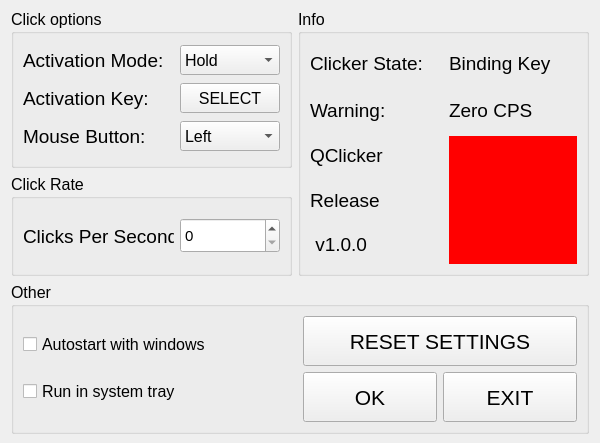
<?xml version="1.0" encoding="UTF-8"?>
<ui version="4.0">
 <class>MainWindow</class>
 <widget class="QMainWindow" name="MainWindow">
  <property name="geometry">
   <rect>
    <x>0</x>
    <y>0</y>
    <width>600</width>
    <height>443</height>
   </rect>
  </property>
  <property name="sizePolicy">
   <sizepolicy hsizetype="Fixed" vsizetype="Fixed">
    <horstretch>0</horstretch>
    <verstretch>0</verstretch>
   </sizepolicy>
  </property>
  <property name="minimumSize">
   <size>
    <width>600</width>
    <height>443</height>
   </size>
  </property>
  <property name="maximumSize">
   <size>
    <width>600</width>
    <height>443</height>
   </size>
  </property>
  <property name="font">
   <font>
    <pointsize>12</pointsize>
   </font>
  </property>
  <property name="windowTitle">
   <string>QClicker</string>
  </property>
  <widget class="QWidget" name="centralwidget">
   <layout class="QGridLayout" name="gridLayout">
    <item row="0" column="0">
     <layout class="QHBoxLayout" name="horizontalLayout_7">
      <item>
       <layout class="QVBoxLayout" name="verticalLayout_2">
        <item>
         <widget class="QGroupBox" name="groupBoxClickOptions">
          <property name="minimumSize">
           <size>
            <width>281</width>
            <height>0</height>
           </size>
          </property>
          <property name="font">
           <font>
            <pointsize>12</pointsize>
           </font>
          </property>
          <property name="title">
           <string>Click options</string>
          </property>
          <layout class="QVBoxLayout" name="verticalLayout">
           <item>
            <layout class="QHBoxLayout" name="horizontalLayout">
             <property name="sizeConstraint">
              <enum>QLayout::SizeConstraint::SetDefaultConstraint</enum>
             </property>
             <item>
              <widget class="QLabel" name="labelActivationMode">
               <property name="font">
                <font>
                 <pointsize>14</pointsize>
                </font>
               </property>
               <property name="text">
                <string>Activation Mode:</string>
               </property>
              </widget>
             </item>
             <item>
              <widget class="QComboBox" name="comboBoxActivationMode">
               <property name="enabled">
                <bool>true</bool>
               </property>
               <property name="sizePolicy">
                <sizepolicy hsizetype="Fixed" vsizetype="Fixed">
                 <horstretch>0</horstretch>
                 <verstretch>0</verstretch>
                </sizepolicy>
               </property>
               <property name="minimumSize">
                <size>
                 <width>100</width>
                 <height>30</height>
                </size>
               </property>
               <property name="maximumSize">
                <size>
                 <width>100</width>
                 <height>30</height>
                </size>
               </property>
               <property name="layoutDirection">
                <enum>Qt::LayoutDirection::LeftToRight</enum>
               </property>
               <item>
                <property name="text">
                 <string>Hold</string>
                </property>
               </item>
               <item>
                <property name="text">
                 <string>Toggle</string>
                </property>
               </item>
              </widget>
             </item>
            </layout>
           </item>
           <item>
            <layout class="QHBoxLayout" name="horizontalLayout_2">
             <item>
              <widget class="QLabel" name="labelActivationKey">
               <property name="font">
                <font>
                 <pointsize>14</pointsize>
                </font>
               </property>
               <property name="text">
                <string>Activation Key:</string>
               </property>
              </widget>
             </item>
             <item>
              <widget class="QPushButton" name="pushButtonActivationKey">
               <property name="sizePolicy">
                <sizepolicy hsizetype="Fixed" vsizetype="Fixed">
                 <horstretch>0</horstretch>
                 <verstretch>0</verstretch>
                </sizepolicy>
               </property>
               <property name="minimumSize">
                <size>
                 <width>100</width>
                 <height>30</height>
                </size>
               </property>
               <property name="maximumSize">
                <size>
                 <width>100</width>
                 <height>30</height>
                </size>
               </property>
               <property name="text">
                <string>SELECT</string>
               </property>
              </widget>
             </item>
            </layout>
           </item>
           <item>
            <layout class="QHBoxLayout" name="horizontalLayout_3">
             <item>
              <widget class="QLabel" name="labelMouseButton">
               <property name="font">
                <font>
                 <pointsize>14</pointsize>
                </font>
               </property>
               <property name="text">
                <string>Mouse Button:</string>
               </property>
              </widget>
             </item>
             <item>
              <widget class="QComboBox" name="comboBoxMouseButton">
               <property name="enabled">
                <bool>true</bool>
               </property>
               <property name="sizePolicy">
                <sizepolicy hsizetype="Fixed" vsizetype="Fixed">
                 <horstretch>0</horstretch>
                 <verstretch>0</verstretch>
                </sizepolicy>
               </property>
               <property name="minimumSize">
                <size>
                 <width>100</width>
                 <height>30</height>
                </size>
               </property>
               <property name="maximumSize">
                <size>
                 <width>100</width>
                 <height>30</height>
                </size>
               </property>
               <item>
                <property name="text">
                 <string>Left</string>
                </property>
               </item>
               <item>
                <property name="text">
                 <string>Right</string>
                </property>
               </item>
               <item>
                <property name="text">
                 <string>Middle</string>
                </property>
               </item>
              </widget>
             </item>
            </layout>
           </item>
          </layout>
         </widget>
        </item>
        <item>
         <widget class="QGroupBox" name="groupBoxClickRate">
          <property name="maximumSize">
           <size>
            <width>281</width>
            <height>102</height>
           </size>
          </property>
          <property name="font">
           <font>
            <pointsize>12</pointsize>
           </font>
          </property>
          <property name="title">
           <string>Click Rate</string>
          </property>
          <layout class="QHBoxLayout" name="horizontalLayout_4">
           <item>
            <widget class="QLabel" name="labelClicksPerSecond">
             <property name="font">
              <font>
               <pointsize>14</pointsize>
              </font>
             </property>
             <property name="text">
              <string>Clicks Per Second:</string>
             </property>
            </widget>
           </item>
           <item>
            <widget class="QSpinBox" name="spinBoxClicksPerSecond">
             <property name="sizePolicy">
              <sizepolicy hsizetype="Fixed" vsizetype="Fixed">
               <horstretch>0</horstretch>
               <verstretch>0</verstretch>
              </sizepolicy>
             </property>
             <property name="minimumSize">
              <size>
               <width>100</width>
               <height>35</height>
              </size>
             </property>
             <property name="font">
              <font>
               <pointsize>11</pointsize>
              </font>
             </property>
             <property name="maximum">
              <number>500</number>
             </property>
            </widget>
           </item>
          </layout>
         </widget>
        </item>
       </layout>
      </item>
      <item>
       <widget class="QGroupBox" name="groupBoxInfo">
        <property name="sizePolicy">
         <sizepolicy hsizetype="Expanding" vsizetype="Preferred">
          <horstretch>0</horstretch>
          <verstretch>0</verstretch>
         </sizepolicy>
        </property>
        <property name="minimumSize">
         <size>
          <width>0</width>
          <height>0</height>
         </size>
        </property>
        <property name="maximumSize">
         <size>
          <width>291</width>
          <height>2056</height>
         </size>
        </property>
        <property name="font">
         <font>
          <pointsize>12</pointsize>
         </font>
        </property>
        <property name="title">
         <string>Info</string>
        </property>
        <layout class="QGridLayout" name="gridLayout_3">
         <item row="0" column="0">
          <layout class="QVBoxLayout" name="verticalLayout_3">
           <item>
            <widget class="QLabel" name="labelClickerState">
             <property name="minimumSize">
              <size>
               <width>0</width>
               <height>30</height>
              </size>
             </property>
             <property name="font">
              <font>
               <pointsize>14</pointsize>
              </font>
             </property>
             <property name="text">
              <string>Clicker State:</string>
             </property>
            </widget>
           </item>
           <item>
            <widget class="QLabel" name="labelWarning">
             <property name="minimumSize">
              <size>
               <width>0</width>
               <height>30</height>
              </size>
             </property>
             <property name="font">
              <font>
               <pointsize>14</pointsize>
              </font>
             </property>
             <property name="text">
              <string>Warning:</string>
             </property>
            </widget>
           </item>
          </layout>
         </item>
         <item row="0" column="1">
          <layout class="QVBoxLayout" name="verticalLayout_6">
           <item>
            <widget class="QLabel" name="labelClickerStateValue">
             <property name="minimumSize">
              <size>
               <width>128</width>
               <height>30</height>
              </size>
             </property>
             <property name="maximumSize">
              <size>
               <width>128</width>
               <height>16777215</height>
              </size>
             </property>
             <property name="font">
              <font>
               <pointsize>14</pointsize>
              </font>
             </property>
             <property name="text">
              <string>Binding Key</string>
             </property>
            </widget>
           </item>
           <item>
            <widget class="QLabel" name="labelWarningValue">
             <property name="minimumSize">
              <size>
               <width>128</width>
               <height>30</height>
              </size>
             </property>
             <property name="maximumSize">
              <size>
               <width>128</width>
               <height>16777215</height>
              </size>
             </property>
             <property name="font">
              <font>
               <pointsize>14</pointsize>
              </font>
             </property>
             <property name="text">
              <string>Zero CPS</string>
             </property>
            </widget>
           </item>
          </layout>
         </item>
         <item row="1" column="0" colspan="2">
          <layout class="QHBoxLayout" name="horizontalLayout_5">
           <item>
            <layout class="QVBoxLayout" name="verticalLayout_7">
             <item>
              <widget class="QLabel" name="labelQClicker">
               <property name="font">
                <font>
                 <pointsize>14</pointsize>
                </font>
               </property>
               <property name="text">
                <string>QClicker</string>
               </property>
              </widget>
             </item>
             <item>
              <widget class="QLabel" name="labelRelease">
               <property name="font">
                <font>
                 <pointsize>14</pointsize>
                </font>
               </property>
               <property name="text">
                <string>Release</string>
               </property>
              </widget>
             </item>
             <item>
              <widget class="QLabel" name="labelVersion">
               <property name="font">
                <font>
                 <pointsize>14</pointsize>
                </font>
               </property>
               <property name="text">
                <string> v1.0.0</string>
               </property>
              </widget>
             </item>
            </layout>
           </item>
           <item>
            <widget class="QLabel" name="labelSigmaGif">
             <property name="minimumSize">
              <size>
               <width>128</width>
               <height>128</height>
              </size>
             </property>
             <property name="maximumSize">
              <size>
               <width>128</width>
               <height>128</height>
              </size>
             </property>
             <property name="styleSheet">
              <string notr="true">background-color: red;</string>
             </property>
             <property name="text">
              <string/>
             </property>
             <property name="scaledContents">
              <bool>true</bool>
             </property>
            </widget>
           </item>
          </layout>
         </item>
        </layout>
       </widget>
      </item>
     </layout>
    </item>
    <item row="1" column="0">
     <widget class="QGroupBox" name="groupBoxOther">
      <property name="sizePolicy">
       <sizepolicy hsizetype="Preferred" vsizetype="Fixed">
        <horstretch>0</horstretch>
        <verstretch>0</verstretch>
       </sizepolicy>
      </property>
      <property name="title">
       <string>Other</string>
      </property>
      <layout class="QGridLayout" name="gridLayout_2">
       <item row="0" column="0">
        <layout class="QVBoxLayout" name="verticalLayout_5">
         <item>
          <widget class="QCheckBox" name="checkBoxAutostartWithWindows">
           <property name="font">
            <font>
             <pointsize>12</pointsize>
            </font>
           </property>
           <property name="text">
            <string>Autostart with windows</string>
           </property>
          </widget>
         </item>
         <item>
          <widget class="QCheckBox" name="checkBoxRunInSystemTray">
           <property name="font">
            <font>
             <pointsize>12</pointsize>
            </font>
           </property>
           <property name="text">
            <string>Run in system tray</string>
           </property>
          </widget>
         </item>
        </layout>
       </item>
       <item row="0" column="1">
        <layout class="QVBoxLayout" name="verticalLayout_4">
         <item>
          <widget class="QPushButton" name="pushButtonResetSettings">
           <property name="sizePolicy">
            <sizepolicy hsizetype="Fixed" vsizetype="Fixed">
             <horstretch>0</horstretch>
             <verstretch>0</verstretch>
            </sizepolicy>
           </property>
           <property name="minimumSize">
            <size>
             <width>248</width>
             <height>50</height>
            </size>
           </property>
           <property name="maximumSize">
            <size>
             <width>2480</width>
             <height>50</height>
            </size>
           </property>
           <property name="font">
            <font>
             <pointsize>16</pointsize>
            </font>
           </property>
           <property name="text">
            <string>RESET SETTINGS</string>
           </property>
          </widget>
         </item>
         <item>
          <layout class="QHBoxLayout" name="horizontalLayout_6">
           <item>
            <widget class="QPushButton" name="pushButtonOk">
             <property name="sizePolicy">
              <sizepolicy hsizetype="Fixed" vsizetype="Fixed">
               <horstretch>0</horstretch>
               <verstretch>0</verstretch>
              </sizepolicy>
             </property>
             <property name="minimumSize">
              <size>
               <width>120</width>
               <height>50</height>
              </size>
             </property>
             <property name="maximumSize">
              <size>
               <width>1200</width>
               <height>50</height>
              </size>
             </property>
             <property name="font">
              <font>
               <pointsize>16</pointsize>
              </font>
             </property>
             <property name="text">
              <string>OK</string>
             </property>
            </widget>
           </item>
           <item>
            <widget class="QPushButton" name="pushButtonExit">
             <property name="sizePolicy">
              <sizepolicy hsizetype="Fixed" vsizetype="Fixed">
               <horstretch>0</horstretch>
               <verstretch>0</verstretch>
              </sizepolicy>
             </property>
             <property name="minimumSize">
              <size>
               <width>120</width>
               <height>50</height>
              </size>
             </property>
             <property name="maximumSize">
              <size>
               <width>1200</width>
               <height>50</height>
              </size>
             </property>
             <property name="font">
              <font>
               <pointsize>16</pointsize>
              </font>
             </property>
             <property name="text">
              <string>EXIT</string>
             </property>
            </widget>
           </item>
          </layout>
         </item>
        </layout>
       </item>
      </layout>
     </widget>
    </item>
   </layout>
  </widget>
  <widget class="QMenuBar" name="menubar">
   <property name="geometry">
    <rect>
     <x>0</x>
     <y>0</y>
     <width>600</width>
     <height>26</height>
    </rect>
   </property>
  </widget>
 </widget>
 <resources/>
 <connections/>
</ui>
